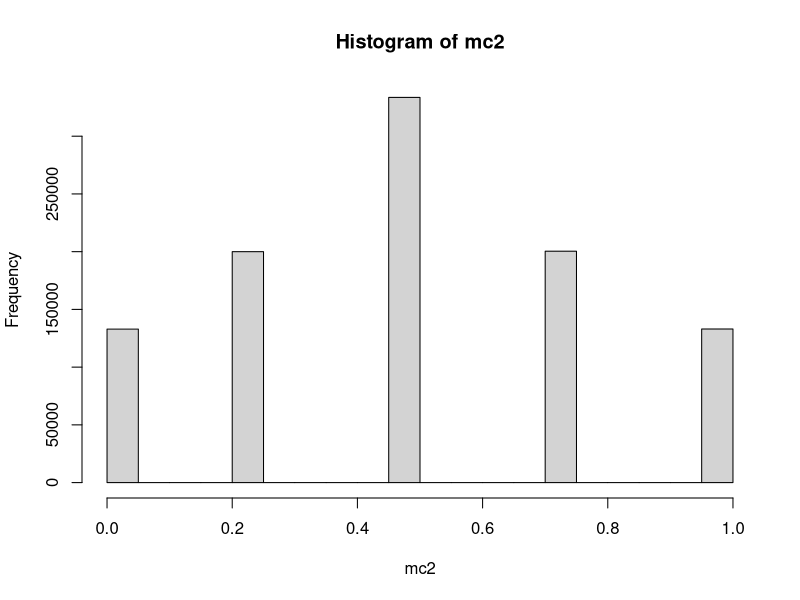

Recreate this plot in R.
# https://thefiddler.substack.com/p/can-you-defend-your-trivia-knowledge

library(magrittr)
library(pbapply)

points <- c(0, 1, 1, 2, 2, 3)


Fiddler_Learned_League <- function(correct=2) {
  require(magrittr)
  wrong <- 6 - correct

  them <- c(rep(T, correct), rep(F, wrong) ) %>% sample
  us <- sample(points)
  score <- us[them] %>% sum
  
  least <- head(points, correct) %>% sum
  most <- tail(points, correct)  %>% sum
  num <- most - score
  denom <- most - least
  defensive_efficiency <- num / denom

  return(defensive_efficiency)
}


trials <- 10^6

mc2 <- pbreplicate(trials, Fiddler_Learned_League() )

fiddler_main <- sum(mc2 > 1/2) / length(mc2)
sprintf("%1.1f%%", fiddler_main*100) 

hist(mc2)

rm(points, trials)
rm(mc2)

# 1 / 3
